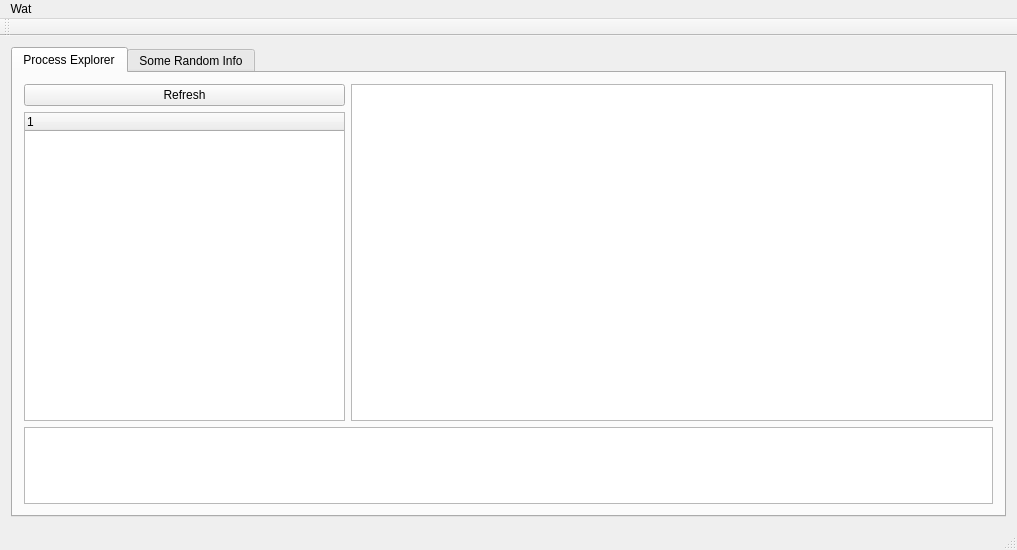
<?xml version="1.0" encoding="UTF-8"?>
<ui version="4.0">
 <class>MainWindow</class>
 <widget class="QMainWindow" name="MainWindow">
  <property name="geometry">
   <rect>
    <x>0</x>
    <y>0</y>
    <width>1017</width>
    <height>550</height>
   </rect>
  </property>
  <property name="windowTitle">
   <string>MainWindow</string>
  </property>
  <widget class="QWidget" name="centralWidget">
   <property name="sizePolicy">
    <sizepolicy hsizetype="Expanding" vsizetype="Expanding">
     <horstretch>0</horstretch>
     <verstretch>0</verstretch>
    </sizepolicy>
   </property>
   <layout class="QGridLayout" name="gridLayout">
    <item row="0" column="0">
     <widget class="QTabWidget" name="tabWidget">
      <property name="currentIndex">
       <number>0</number>
      </property>
      <widget class="QWidget" name="tab">
       <attribute name="title">
        <string>Process Explorer</string>
       </attribute>
       <layout class="QGridLayout" name="gridLayout_2">
        <item row="1" column="0">
         <widget class="QTreeWidget" name="treeWidget">
          <property name="sizePolicy">
           <sizepolicy hsizetype="Expanding" vsizetype="Expanding">
            <horstretch>1</horstretch>
            <verstretch>4</verstretch>
           </sizepolicy>
          </property>
          <column>
           <property name="text">
            <string notr="true">1</string>
           </property>
          </column>
         </widget>
        </item>
        <item row="2" column="0" colspan="2">
         <widget class="QTextEdit" name="textLog">
          <property name="sizePolicy">
           <sizepolicy hsizetype="Expanding" vsizetype="Expanding">
            <horstretch>0</horstretch>
            <verstretch>1</verstretch>
           </sizepolicy>
          </property>
         </widget>
        </item>
        <item row="0" column="0">
         <widget class="QPushButton" name="pushButton">
          <property name="text">
           <string>Refresh</string>
          </property>
         </widget>
        </item>
        <item row="0" column="1" rowspan="2">
         <widget class="QTextBrowser" name="textBrowser">
          <property name="sizePolicy">
           <sizepolicy hsizetype="Expanding" vsizetype="Expanding">
            <horstretch>2</horstretch>
            <verstretch>4</verstretch>
           </sizepolicy>
          </property>
         </widget>
        </item>
       </layout>
      </widget>
      <widget class="QWidget" name="tab_2">
       <attribute name="title">
        <string>Some Random Info</string>
       </attribute>
      </widget>
     </widget>
    </item>
   </layout>
  </widget>
  <widget class="QMenuBar" name="menuBar">
   <property name="geometry">
    <rect>
     <x>0</x>
     <y>0</y>
     <width>1017</width>
     <height>19</height>
    </rect>
   </property>
   <widget class="QMenu" name="menuWat">
    <property name="title">
     <string>Wat</string>
    </property>
   </widget>
   <addaction name="menuWat"/>
  </widget>
  <widget class="QToolBar" name="mainToolBar">
   <attribute name="toolBarArea">
    <enum>TopToolBarArea</enum>
   </attribute>
   <attribute name="toolBarBreak">
    <bool>false</bool>
   </attribute>
  </widget>
  <widget class="QStatusBar" name="statusBar"/>
 </widget>
 <layoutdefault spacing="6" margin="11"/>
 <resources/>
 <connections/>
</ui>
